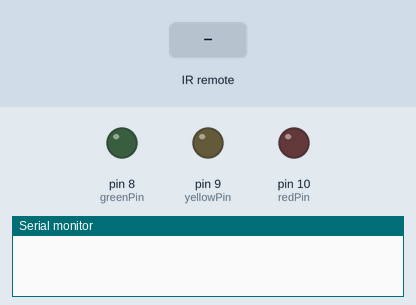
The sketch below on a simulated Arduino Uno, built with avr-gcc and run on an emulated ATmega328P. On the bench: output pins drawn as LEDs (lit = HIGH), the last lines printed to the serial monitor. Inputs (shaded band) come from the test bench.

Above: at 1.2 s.
1.3 s: infrared code 0x20DF received
At 2.3 s:
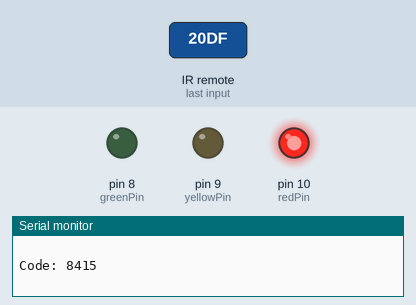
2.8 s: infrared code 0x28D7 received
At 3.5 s:
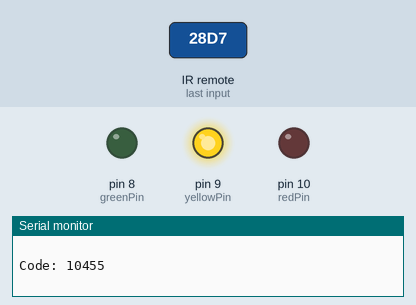
4.3 s: infrared code 0x40BF received
At 4.6 s:
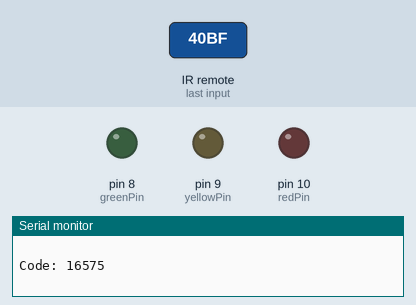
Timing chart, 0 to 7.3 s (numbered marks = the images above; inputs shaded):
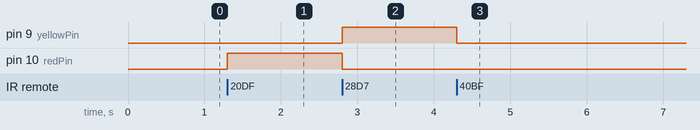

Measured:
- after the input at 1.3 s, pin 10 (redPin): LOW → HIGH at once
- after the input at 2.8 s, pin 9 (yellowPin): LOW → HIGH at once; pin 10 (redPin): HIGH → LOW at once
- after the input at 4.3 s, pin 9 (yellowPin): HIGH → LOW at once

The sketch:

traffic-lights_ir.ino
```cpp
// Remote control buttons codes:
// ON: -16321
// OFF: 16575
// Red: 8415
// Yellow: 10455
// Green: -24481
// Flash: -12241
// Strobe: -4081
// Fade: -14281
// Smooth: -6121

#include <IRremote.h>

int ledDelay = 250;

int redPin = 10;
int yellowPin = 9;
int greenPin = 8;

int RECV_PIN = 7;
IRrecv irrecv(RECV_PIN);
decode_results results;

bool flashEnabled = false;

void setup() {
  pinMode(redPin, OUTPUT);
  pinMode(yellowPin, OUTPUT);
  pinMode(greenPin, OUTPUT);

  Serial.begin(9600);
  irrecv.enableIRIn();
}

void loop() {
  if (flashEnabled) {
    flash();
  }

  if (irrecv.decode(&results)) {
    int value = results.value;
    Serial.println(" ");
    Serial.print("Code: ");
    Serial.println(value);
    Serial.println(" ");

    switch (value) {
    case 8415:
      flashEnabled = false;
      digitalWrite(redPin, HIGH);
      digitalWrite(yellowPin, LOW);
      digitalWrite(greenPin, LOW);
      break;
    case 10455:
      flashEnabled = false;
      digitalWrite(yellowPin, HIGH);
      digitalWrite(redPin, LOW);
      digitalWrite(greenPin, LOW);
      break;
    case -24481:
      flashEnabled = false;
      digitalWrite(greenPin, HIGH);
      digitalWrite(redPin, LOW);
      digitalWrite(yellowPin, LOW);
      break;
    case -12241:
      flashEnabled = true;
      break;
    case 16575:
      flashEnabled = false;
      off();
      break;
    }

    irrecv.resume();
  }
}

void flash() {
  off();

  digitalWrite(redPin, HIGH);
  delay(ledDelay);
  digitalWrite(redPin, LOW);

  digitalWrite(yellowPin, HIGH);
  delay(ledDelay);
  digitalWrite(yellowPin, LOW);

  digitalWrite(greenPin, HIGH);
  delay(ledDelay);
  digitalWrite(greenPin, LOW);
}

void off() {
  digitalWrite(redPin, LOW);
  digitalWrite(yellowPin, LOW);
  digitalWrite(greenPin, LOW);
}
```
